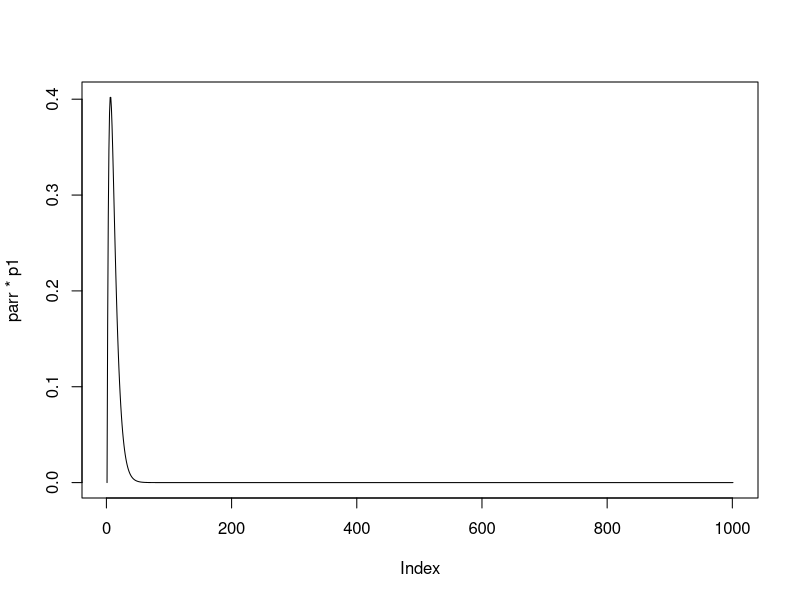

This chart was generated by the following R code: (Note: this script raises an error after producing the figure.)
## ---- chunk 1
knitr::opts_chunk$set(echo = TRUE)
library(ggplot2)
library(knitr)
## ---- chunk 2
ploss <- 1/6
numsamples <- 1000
pnotlost <- 1-ploss

parr <- seq(0,numsamples,1)
p1 <- (pnotlost^(parr-1) - pnotlost^parr)
plot(parr*p1, type = "l")

ExpectedValue <- sum(parr*p1)

cumsum <- c()
for (i in parr) {
  cumsum <- append(cumsum, sum(p1[1:i]))
}
cumsum <- cumsum/sum(p1)
medianval <- parr[max(which(cumsum<0.5))]
print(medianval)
#nmed1 <- -1/log2(pnotlost) + 1
nmed2 <- log10(.5)/log10(pnotlost)
print(paste(nmed1,nmed2))
plot(cumsum, type ="l")
## ---- chunk 3
plossfunc <- function(ploss) {
  pnotlost <- 1-ploss

parr <- seq(1,numsamples,1)
p1 <- pnotlost^(parr-1) - pnotlost^parr

ExpectedValue <- sum(p1*parr)
return (ExpectedValue)
}

probOfLoss <- seq(0.05, 0.5, 0.05)
averageUses <- c()
medianUses <- c()
for (x in probOfLoss) {
  averageUses <- append(averageUses,plossfunc(x))
  #medianUses <- append(medianUses, -1/log2(1-x) + 1)
  medianUses <- append(medianUses, log10(.5)/log10(1-x))
  #print(paste(x, plossfunc(x)))
}
df <- data.frame(probOfLoss, averageUses, medianUses)
kable(df)
